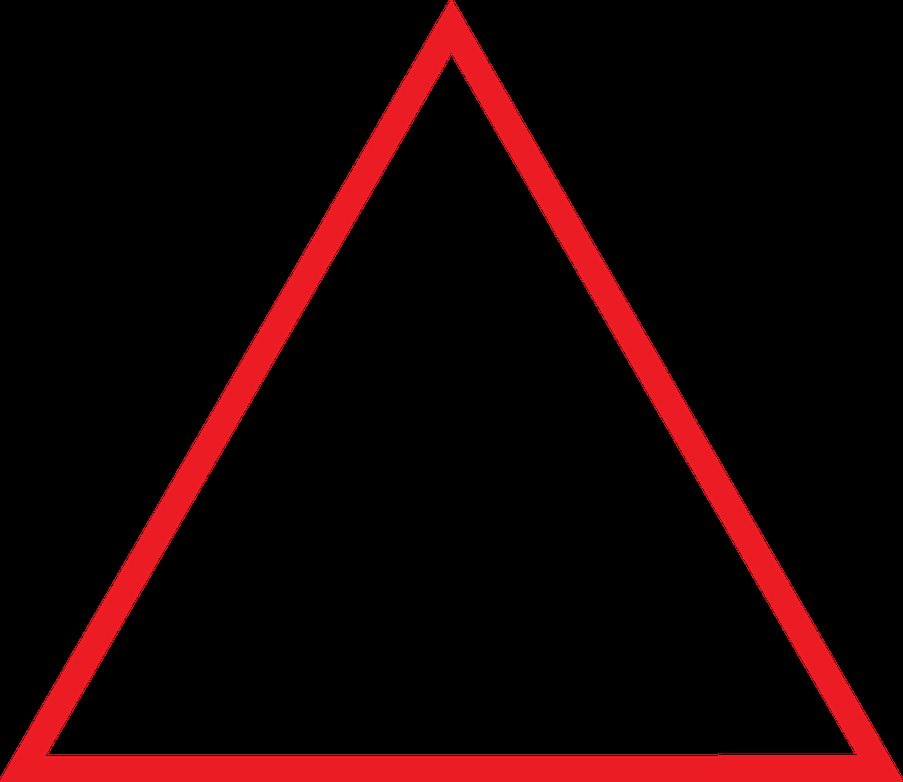
#> input picture test2.png, 903 x 782 px, shrunk from 3500 x 3031 before the run
$ python core.py
#> lines starting #> are read from the running program, lines starting #| are printed output that depends on the picture; after the words box and inside, x2 and y2 are one past the last pixel; in counts of white or black regions, pixels touching at a corner belong together; long printed decimals are rounded
import cv2
import numpy as np
import math

realHeight = 1
realWidth = 2

im = cv2.imread('test2.png', 0)
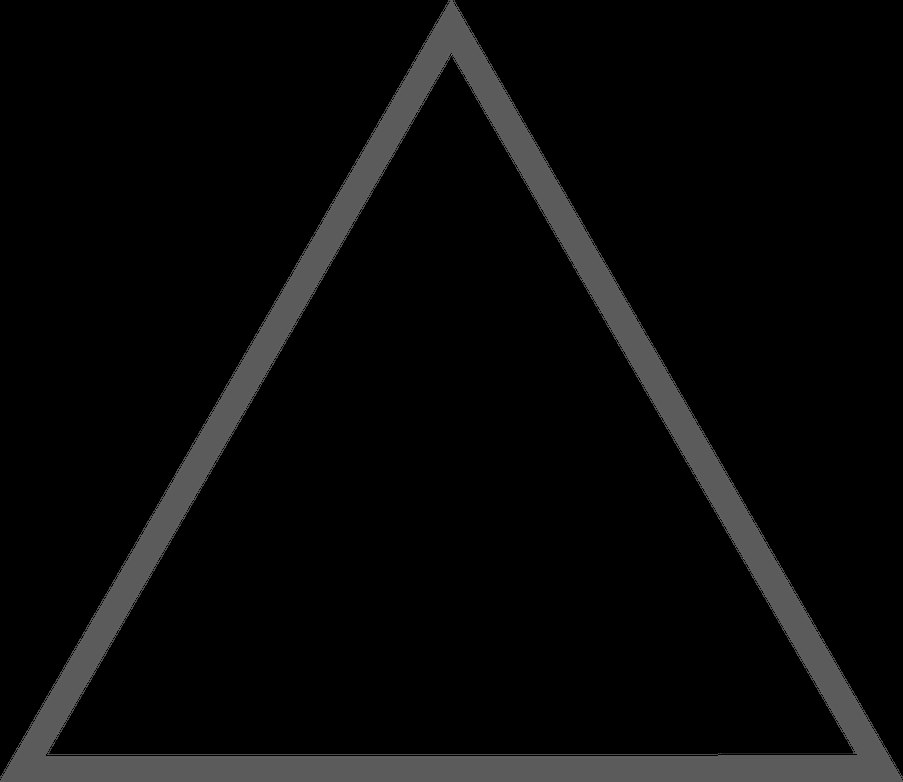
#> im: shape (782, 903); min 0, max 135, mean 9.4

imgHeight, imgWidth = im.shape
#> imgHeight = 782; imgWidth = 903
pixelsPerMetricHeigth = realHeight / imgHeight
#> pixelsPerMetricHeigth = 0.00128
pixelsPerMetricWidth = realWidth / imgWidth
#> pixelsPerMetricWidth = 0.00221
print(pixelsPerMetricHeigth * pixelsPerMetricWidth)
#| 2.8322754784421353e-06

contours, hierarchy = cv2.findContours(im.copy(), cv2.RETR_EXTERNAL, cv2.CHAIN_APPROX_NONE)
#> contours = 1 contour; box (x1, y1, x2, y2) and area: (0, 0, 903, 782) 356326

out = np.zeros_like(im)

cv2.drawContours(out, contours, -1, 255, -1)
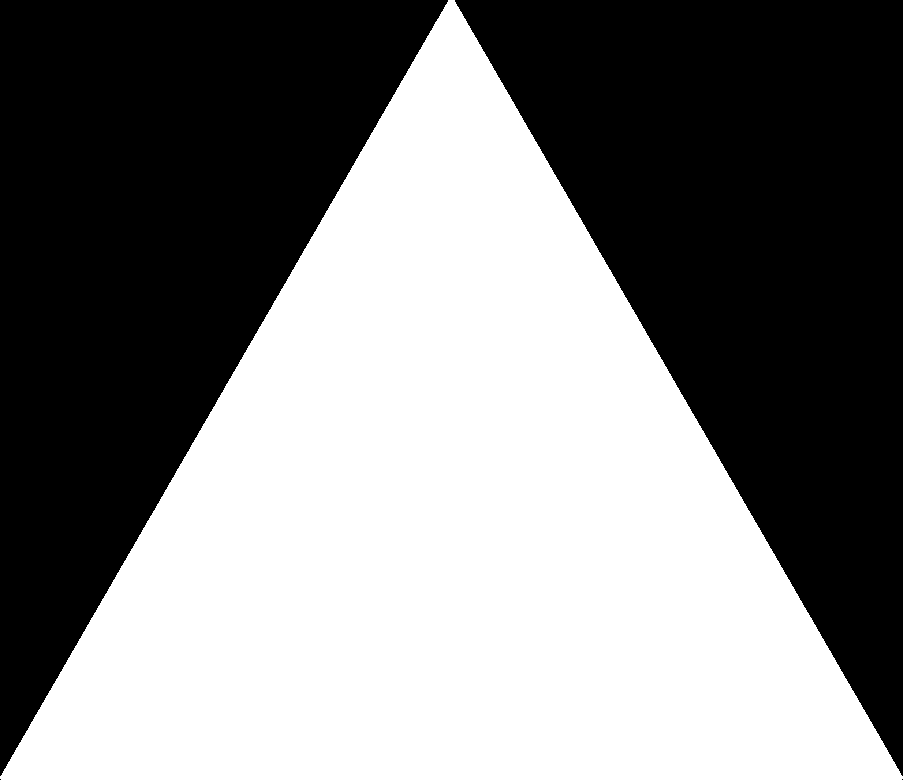
#> out: shape (782, 903); 50.6% white; 4 black regions (2 under 20 px), largest, box (x1, y1, x2, y2) and area: (455, 0, 903, 776) 174317, (0, 0, 448, 776) 174265

#Result
print(math.sqrt(np.count_nonzero(out) * pixelsPerMetricHeigth * pixelsPerMetricWidth))
#| 1.006

cv2.waitKey(0)
cv2.destroyAllWindows()

$ run again, with test.png copied over test2.png
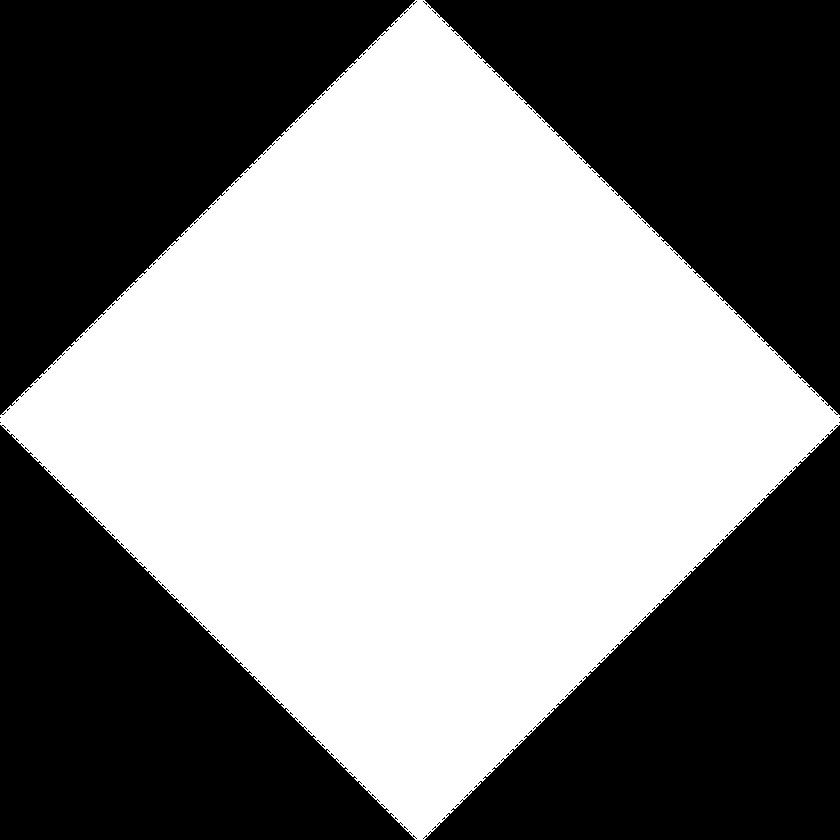
#> input picture test.png, 840 x 840 px, shrunk from 1024 x 1024 before the run
#> im: shape (840, 840); 50.8% white; 8 black regions (4 under 20 px)
#| 2.8344671201814064e-06
#> contours = 1 contour; box (x1, y1, x2, y2) and area: (0, 0, 840, 840) 358771
#> `cv2.drawContours(out, contours, -1, 255, -1)`:
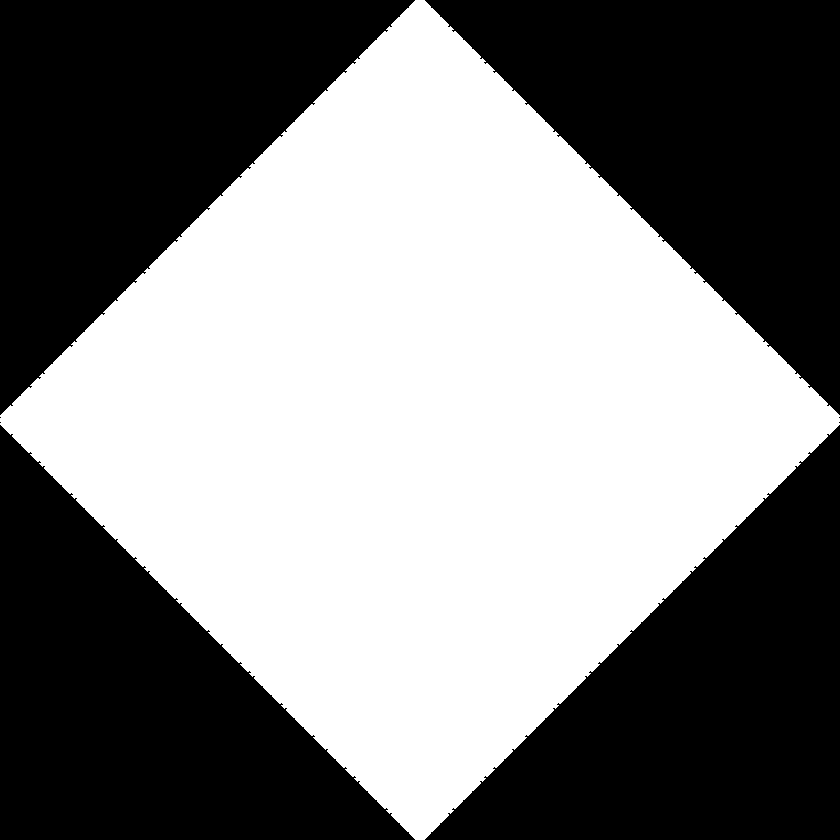
#> out: shape (840, 840); 51% white; 8 black regions (4 under 20 px), largest, box (x1, y1, x2, y2) and area: (0, 0, 415, 415) 86436, (425, 0, 840, 415) 86436, (0, 425, 415, 840) 86436, (425, 425, 840, 840) 86436
#| 1.010
